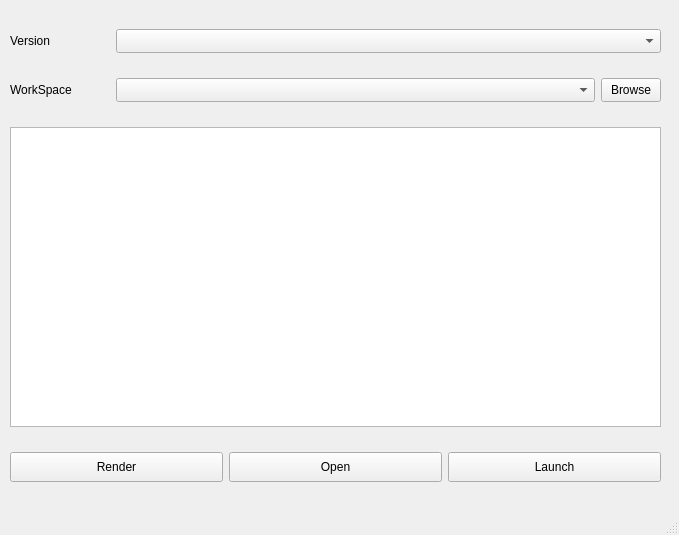
<?xml version="1.0" encoding="UTF-8"?>
<ui version="4.0">
 <class>BlenderLauncherWindow</class>
 <widget class="QMainWindow" name="BlenderLauncherWindow">
  <property name="geometry">
   <rect>
    <x>0</x>
    <y>0</y>
    <width>679</width>
    <height>535</height>
   </rect>
  </property>
  <property name="windowTitle">
   <string>Blender Launcher</string>
  </property>
  <widget class="QWidget" name="centralwidget">
   <widget class="QWidget" name="gridLayoutWidget">
    <property name="geometry">
     <rect>
      <x>10</x>
      <y>10</y>
      <width>651</width>
      <height>491</height>
     </rect>
    </property>
    <layout class="QGridLayout" name="gridLayout">
     <item row="1" column="0">
      <layout class="QHBoxLayout" name="horizontalLayout_3">
       <item>
        <widget class="QLabel" name="label_ComboBox_WorkSpace_Prefix">
         <property name="maximumSize">
          <size>
           <width>100</width>
           <height>16777215</height>
          </size>
         </property>
         <property name="text">
          <string>WorkSpace</string>
         </property>
        </widget>
       </item>
       <item>
        <widget class="QComboBox" name="comboBox_WorkSpace">
         <property name="minimumSize">
          <size>
           <width>0</width>
           <height>24</height>
          </size>
         </property>
         <property name="editable">
          <bool>false</bool>
         </property>
         <property name="currentText">
          <string/>
         </property>
        </widget>
       </item>
       <item>
        <widget class="QPushButton" name="pushButton_BrowseWorkSpace">
         <property name="minimumSize">
          <size>
           <width>0</width>
           <height>24</height>
          </size>
         </property>
         <property name="maximumSize">
          <size>
           <width>60</width>
           <height>24</height>
          </size>
         </property>
         <property name="text">
          <string>Browse</string>
         </property>
        </widget>
       </item>
      </layout>
     </item>
     <item row="3" column="0">
      <layout class="QHBoxLayout" name="horizontalLayout">
       <item>
        <widget class="QPushButton" name="pushButton_Render">
         <property name="minimumSize">
          <size>
           <width>0</width>
           <height>30</height>
          </size>
         </property>
         <property name="text">
          <string>Render</string>
         </property>
        </widget>
       </item>
       <item>
        <widget class="QPushButton" name="pushButton_Open">
         <property name="minimumSize">
          <size>
           <width>0</width>
           <height>30</height>
          </size>
         </property>
         <property name="text">
          <string>Open</string>
         </property>
        </widget>
       </item>
       <item>
        <widget class="QPushButton" name="pushButton_Launch">
         <property name="minimumSize">
          <size>
           <width>0</width>
           <height>30</height>
          </size>
         </property>
         <property name="text">
          <string>Launch</string>
         </property>
        </widget>
       </item>
      </layout>
     </item>
     <item row="2" column="0">
      <widget class="QListView" name="listView_WorkSpaceFiles">
       <property name="maximumSize">
        <size>
         <width>16777215</width>
         <height>300</height>
        </size>
       </property>
      </widget>
     </item>
     <item row="0" column="0">
      <layout class="QHBoxLayout" name="horizontalLayout_2">
       <property name="spacing">
        <number>6</number>
       </property>
       <property name="sizeConstraint">
        <enum>QLayout::SetDefaultConstraint</enum>
       </property>
       <property name="topMargin">
        <number>0</number>
       </property>
       <item>
        <widget class="QLabel" name="label_ComboBox_Version_Prefix">
         <property name="maximumSize">
          <size>
           <width>100</width>
           <height>50</height>
          </size>
         </property>
         <property name="text">
          <string>Version</string>
         </property>
        </widget>
       </item>
       <item>
        <widget class="QComboBox" name="comboBox_Version">
         <property name="minimumSize">
          <size>
           <width>0</width>
           <height>24</height>
          </size>
         </property>
         <property name="maximumSize">
          <size>
           <width>16777215</width>
           <height>24</height>
          </size>
         </property>
        </widget>
       </item>
      </layout>
     </item>
    </layout>
   </widget>
  </widget>
  <widget class="QStatusBar" name="statusbar"/>
 </widget>
 <resources/>
 <connections/>
</ui>
